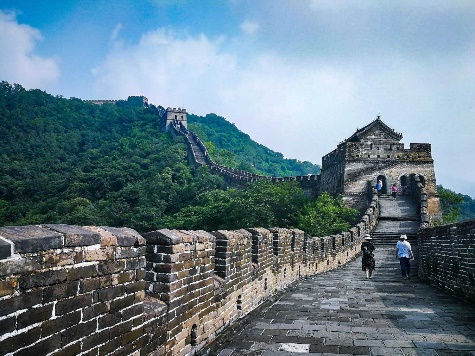
#> input picture 图片1.png, 475 x 356 px, found by its file name
$ python oilpainting.py
#> lines starting #> are read from the running program, lines starting #| are printed output that depends on the picture
import cv2

img = cv2.imread('图片1.png')
#> img is the input picture: shape (356, 475, 3); mean B, G, R 137.1, 125.5, 103.4

res = cv2.xphoto.oilPainting(img, 7, 1)
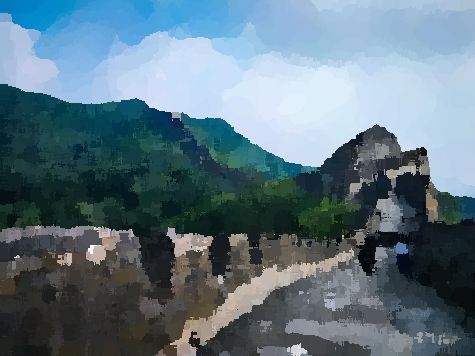
#> res: shape (356, 475, 3); mean B, G, R 129.5, 117.4, 95

cv2.imwrite("oilpainting.jpg", res)
